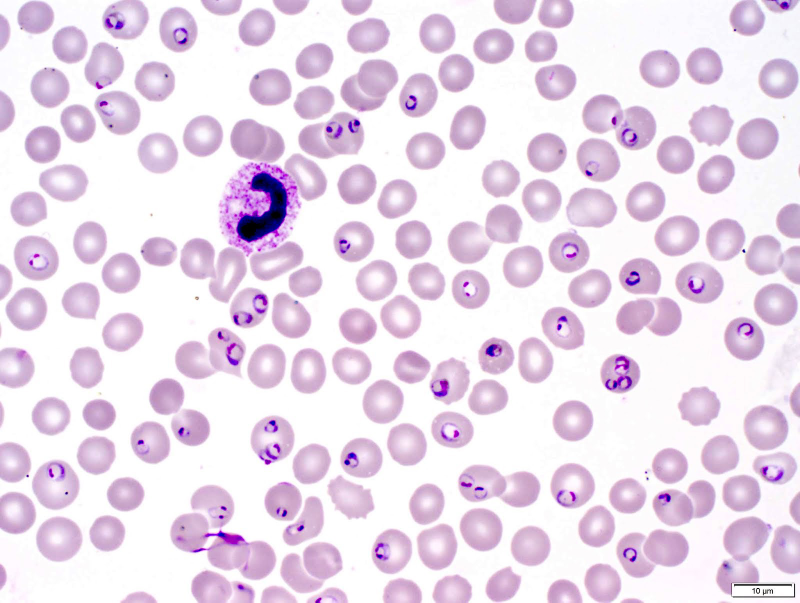
#> input picture Malarial/images/3.png, 1600 x 1205 px, given in place of 3.webp, which was not available (shown at 1/2 size)
$ python RealImage.py
#> lines starting #> are read from the running program, lines starting #| are printed output that depends on the picture; after the words box and inside, x2 and y2 are one past the last pixel; in counts of white or black regions, pixels touching at a corner belong together; pictures that were not available may be replaced by others from this repository, and a replacement may not be noted
import cv2
import joblib
import numpy as np

image = cv2.imread("images/3.webp",0)
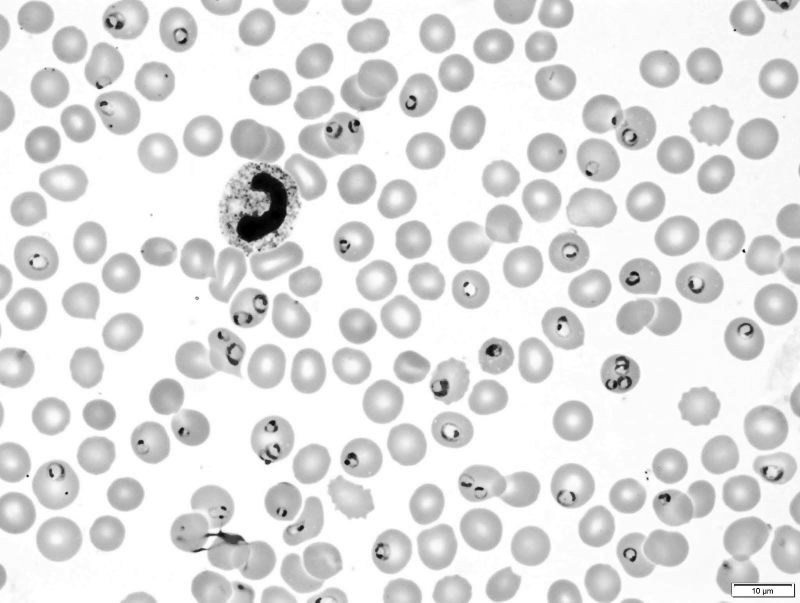
#> image: shape (1205, 1600) (shown at 1/2 size); min 0, max 255, mean 225.5

image=cv2.resize(image,(500,500))
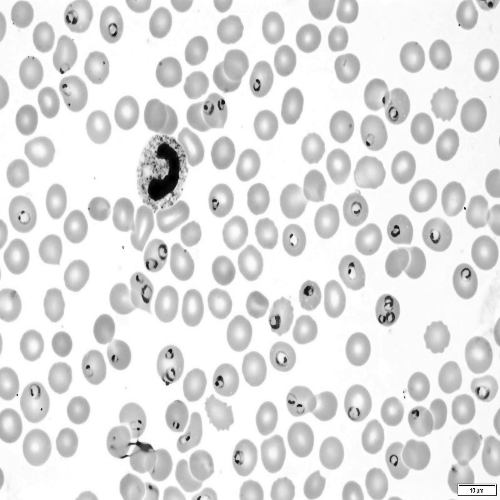
#> image: shape (500, 500); min 0, max 255, mean 225.4

image = cv2.bitwise_not(image)
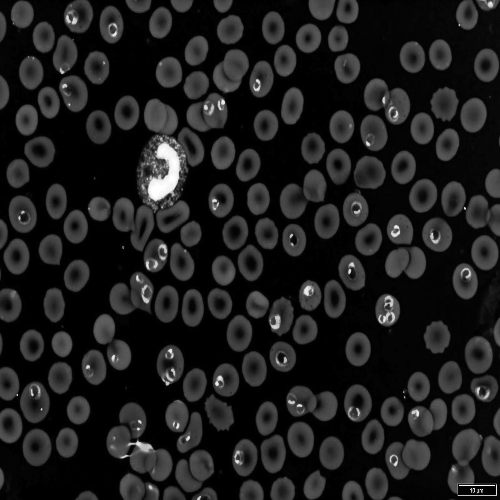
#> image: shape (500, 500); min 0, max 255, mean 29.6

ret, thresh = cv2.threshold(image, 127, 255, 0)
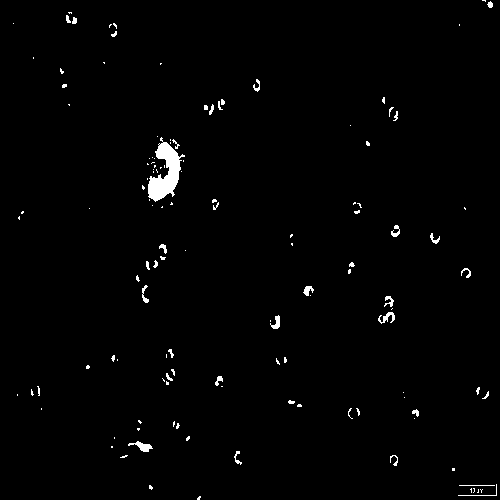
#> thresh: shape (500, 500); 1.2% white; 127 white regions (92 under 20 px)
contours, hierarchy = cv2.findContours(thresh, cv2.RETR_TREE, cv2.CHAIN_APPROX_SIMPLE)
#> contours = 128 contours, 112 with area under 20; largest, box (x1, y1, x2, y2) and area: (148, 137, 185, 202) 1006, (128, 441, 153, 452) 94, (378, 312, 395, 324) 58, (270, 315, 280, 329) 54, (303, 286, 314, 296) 46

area=(cv2.contourArea(contours[0]),cv2.contourArea(contours[1]),cv2.contourArea(contours[2]),cv2.contourArea(contours[3]),cv2.contourArea(contours[4]))
#> area = (5.5, 0, 0.5, 0.5, 1)
area=np.asarray(area).reshape(1, -1)
#> area = [[5.5, 0, 0.5, 0.5, 1]]

#> (the run stopped early here; a loop or call above may not have finished)

$ run again, with Malarial/images/1.png copied over Malarial/images/3.png
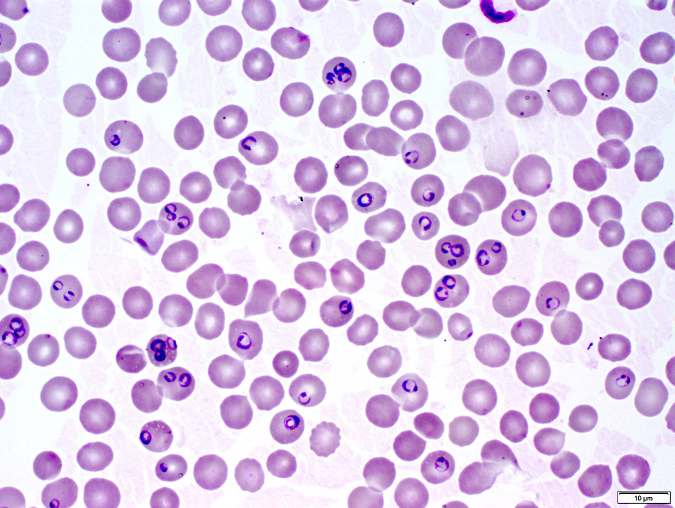
#> input picture Malarial/images/1.png, 1350 x 1016 px, given in place of 3.webp, which was not available (shown at 1/2 size)
#> `image = cv2.bitwise_not(image)`:
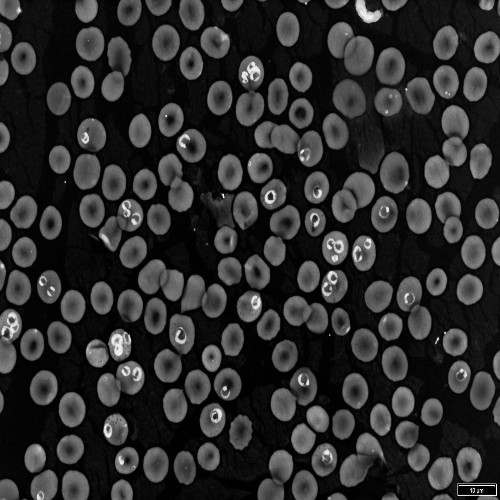
#> image: shape (500, 500); min 0, max 255, mean 44.7
#> `ret, thresh = cv2.threshold(image, 127, 255, 0)`:
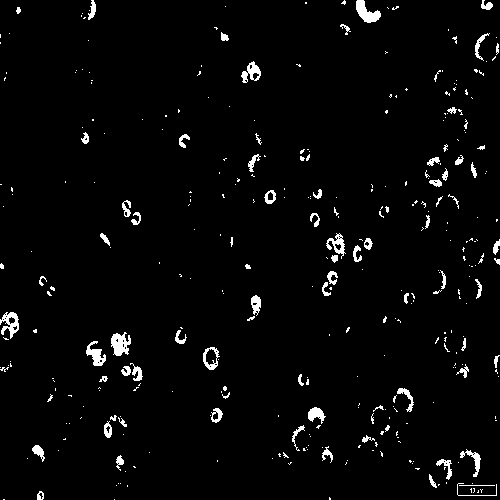
#> thresh: shape (500, 500); 2.9% white; 346 white regions (267 under 20 px)
#> contours = 415 contours, 349 with area under 20; largest, box (x1, y1, x2, y2) and area: (111, 332, 131, 356) 284, (356, 0, 381, 23) 270, (203, 347, 220, 370) 258, (0, 312, 19, 339) 249, (241, 61, 261, 83) 210
#> `area=(cv2.contourArea(contours[0]),cv2.contourArea(contours[1]),cv2.co..`: area = (0, 0, 1.5, 41.5, 17.5)
#> `area=np.asarray(area).reshape(1, -1)`: area = [[0, 0, 1.5, 41.5, 17.5]]
